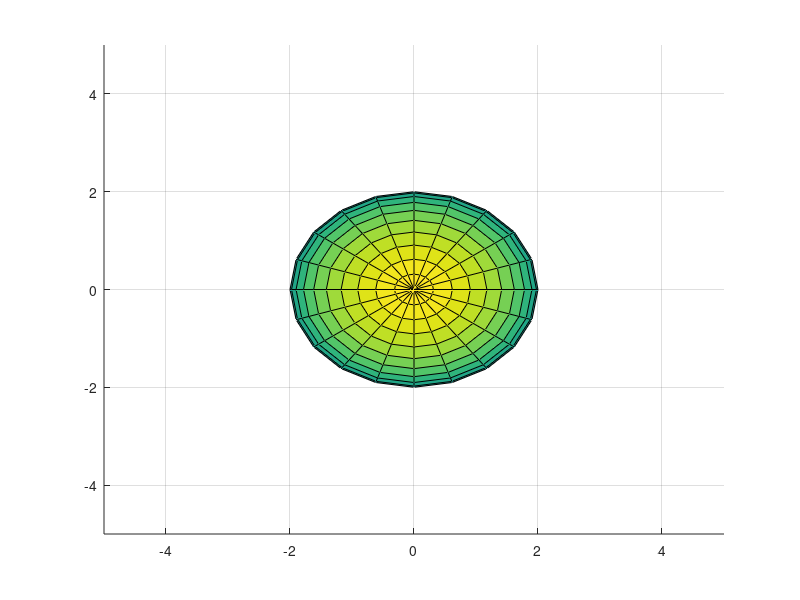

Write the MATLAB code that produced this figure.
clear all
figure
[x,y,z] = sphere;

hold on;
surf(2.*x,2.*y,2.*z) % centered at (3,-2,0) 
grid on ;
axis ( [ -5 , 5 , -5 , 5 , -5 , 5 ] );